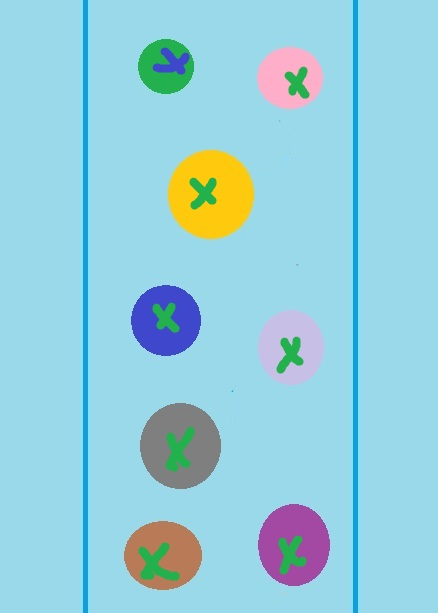
#> input picture frog_count/froggos4.jpg, 438 x 613 px
$ python count_frog.py
#> lines starting #> are read from the running program, lines starting #| are printed output that depends on the picture; after the words box and inside, x2 and y2 are one past the last pixel; in counts of white or black regions, pixels touching at a corner belong together
# Import libraries
import cv2
import numpy as np
import matplotlib.pyplot as plt

image = cv2.imread('froggos4.jpg')
#> image is the input picture: shape (613, 438, 3); mean B, G, R 220.1, 206.7, 150.2
test = cv2.cvtColor(image, cv2.COLOR_RGB2HLS_FULL)
#> test: shape (613, 438, 3); mean of channels 0, 1, 2 44.4, 185.4, 164.8
blur = cv2.GaussianBlur(test, (11, 13), 0)
#> blur: shape (613, 438, 3); mean of channels 0, 1, 2 44.3, 185.4, 164.8
canny = cv2.Canny(blur, 70, 120, 13)
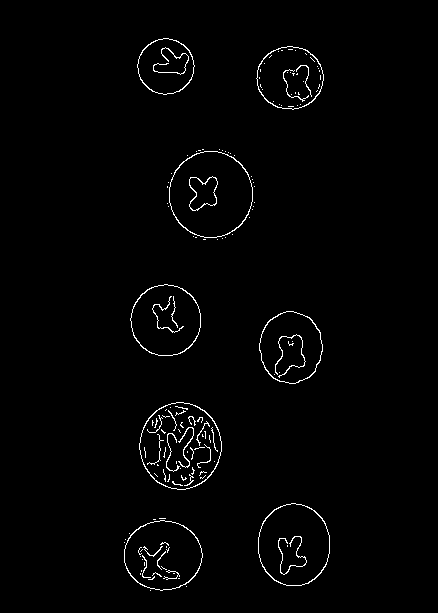
#> canny: shape (613, 438); 1.5% white in thin lines or dots, all inside (x1, y1, x2, y2) = (124, 38, 330, 591)
dilated = cv2.dilate(canny, (1, 1), iterations=8)
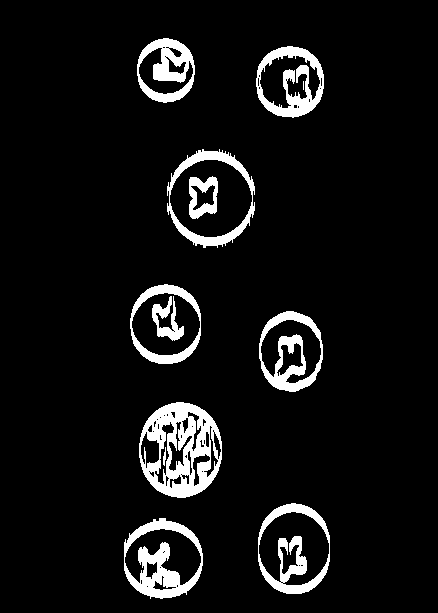
#> dilated: shape (613, 438); 7.3% white; 12 white regions (1 under 20 px)
(cnt, hierarchy) = cv2.findContours(dilated.copy(), cv2.RETR_EXTERNAL, cv2.CHAIN_APPROX_NONE)
#> cnt = 8 contours; box (x1, y1, x2, y2) and area: (167, 149, 255, 248) 6426, (139, 402, 222, 498) 6189, (258, 503, 330, 594) 5237, (124, 518, 203, 599) 4900, (130, 284, 201, 364) 4476, (259, 311, 323, 392) 4028, (256, 46, 324, 118) 3801, (137, 38, 195, 103) 2902
rgb = cv2.cvtColor(image, cv2.COLOR_BGR2RGB)
cv2.drawContours(rgb, cnt, -1, (255, 0, 0), 5)
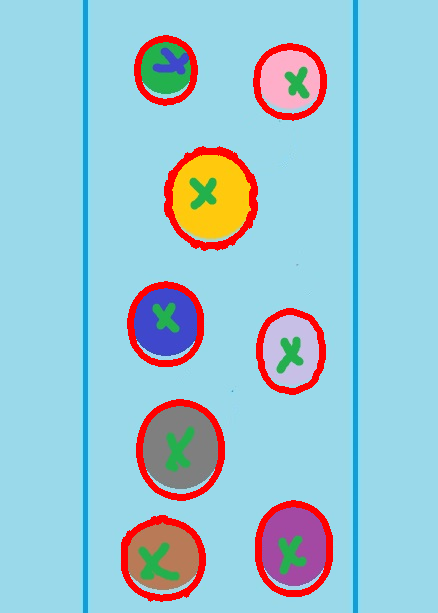
#> rgb: shape (613, 438, 3); mean R, G, B 154.9, 196.9, 209.9

print(f"There are {len(cnt)} frogs")
#| There are 8 frogs

# (cnt, hierarchy) = cv2.findContours(test.copy(), cv2.RETR_EXTERNAL, cv2.CHAIN_APPROX_SIMPLE)
cv2.imshow("Image", test)
cv2.imshow("Blur", blur)
cv2.imshow("Canny", canny)
cv2.imshow("Dilated", dilated)
cv2.imshow("Contours", rgb)
cv2.waitKey(0)
cv2.destroyAllWindows()

# print("frogs in the image : ", len(cnt))

$ run again, with frog_count/froggos3.jpg copied over frog_count/froggos4.jpg
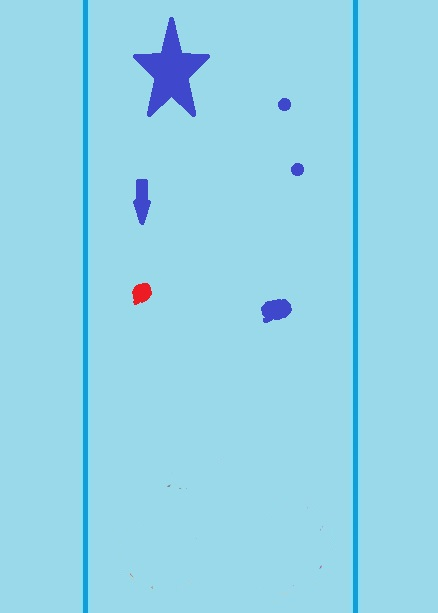
#> input picture frog_count/froggos3.jpg, 438 x 613 px
#> image is the input picture: shape (613, 438, 3); mean B, G, R 233, 213.1, 149.1
#> test: shape (613, 438, 3); mean of channels 0, 1, 2 32.7, 191, 169.3
#> blur: shape (613, 438, 3); mean of channels 0, 1, 2 32.6, 191, 169.2
#> `canny = cv2.Canny(blur, 70, 120, 13)`:
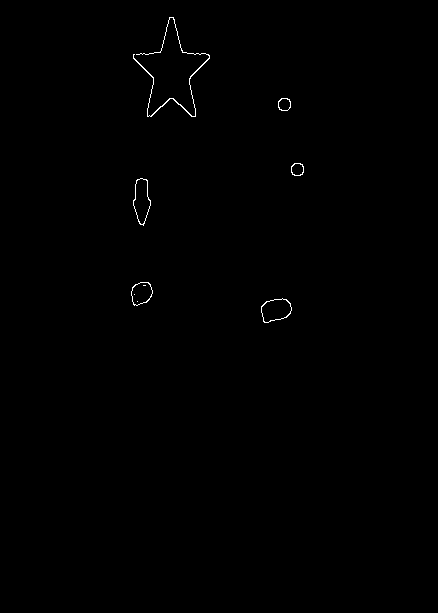
#> canny: shape (613, 438); 0.28% white in thin lines or dots, all inside (x1, y1, x2, y2) = (131, 17, 304, 323)
#> dilated: shape (613, 438); 1.3% white; 6 white regions
#> cnt = 6 contours; box (x1, y1, x2, y2) and area: (133, 17, 210, 125) 3876, (261, 298, 292, 331) 774, (133, 178, 151, 234) 670, (131, 282, 153, 314) 537, (291, 163, 304, 184) 224, (278, 98, 291, 119) 223
#> `cv2.drawContours(rgb, cnt, -1, (255, 0, 0), 5)`:
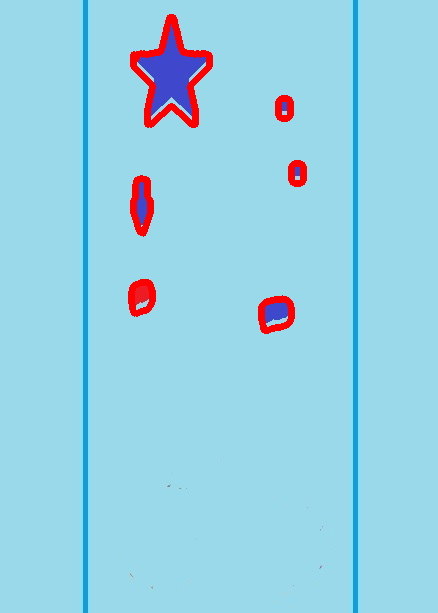
#> rgb: shape (613, 438, 3); mean R, G, B 151.4, 209.7, 228.7
#| There are 6 frogs

$ run again, with frog_count/froggos.jpg copied over frog_count/froggos4.jpg
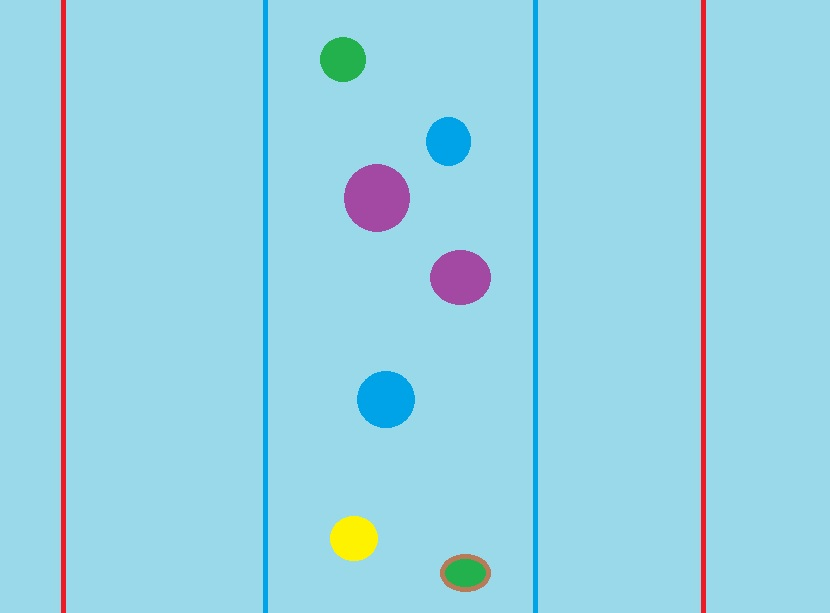
#> input picture frog_count/froggos.jpg, 830 x 613 px
#> image is the input picture: shape (613, 830, 3); mean B, G, R 228.9, 211.6, 151.7
#> test: shape (613, 830, 3); mean of channels 0, 1, 2 38.4, 189.9, 167.6
#> blur: shape (613, 830, 3); mean of channels 0, 1, 2 38.4, 190, 167.6
#> `canny = cv2.Canny(blur, 70, 120, 13)`:
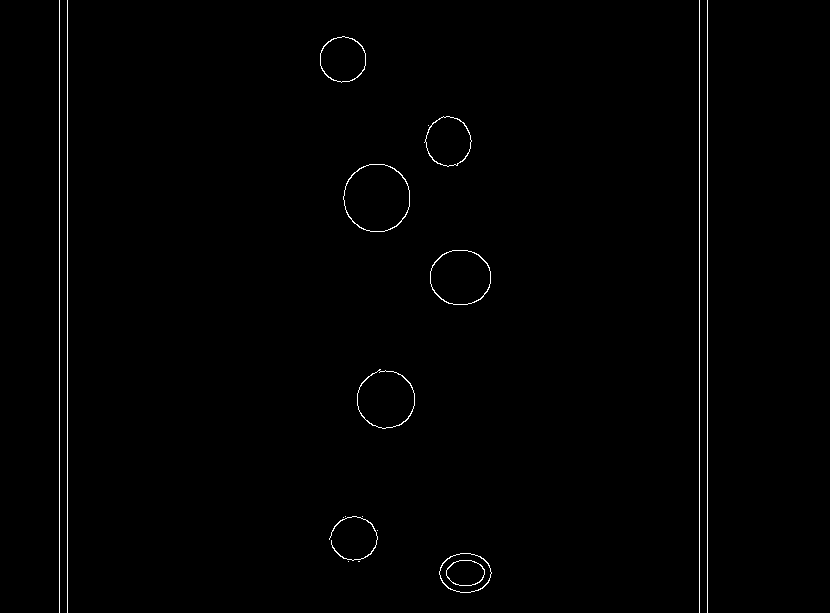
#> canny: shape (613, 830); 0.77% white in thin lines or dots, all inside (x1, y1, x2, y2) = (59, 0, 708, 613)
#> dilated: shape (613, 830); 2% white; 11 white regions
#> cnt = 11 contours, 4 with area under 20; largest, box (x1, y1, x2, y2) and area: (343, 164, 410, 240) 4073, (430, 250, 491, 313) 3120, (357, 369, 415, 437) 3055, (424, 116, 472, 175) 2118, (439, 553, 492, 601) 2001, (320, 36, 366, 91) 1992, (329, 516, 378, 570) 1962
#> `cv2.drawContours(rgb, cnt, -1, (255, 0, 0), 5)`:
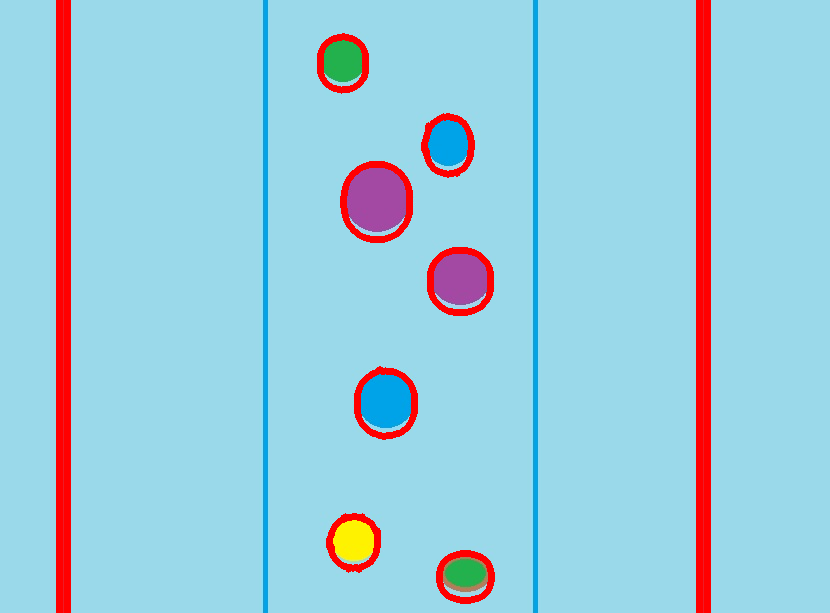
#> rgb: shape (613, 830, 3); mean R, G, B 156.2, 202.8, 219.5
#| There are 11 frogs
